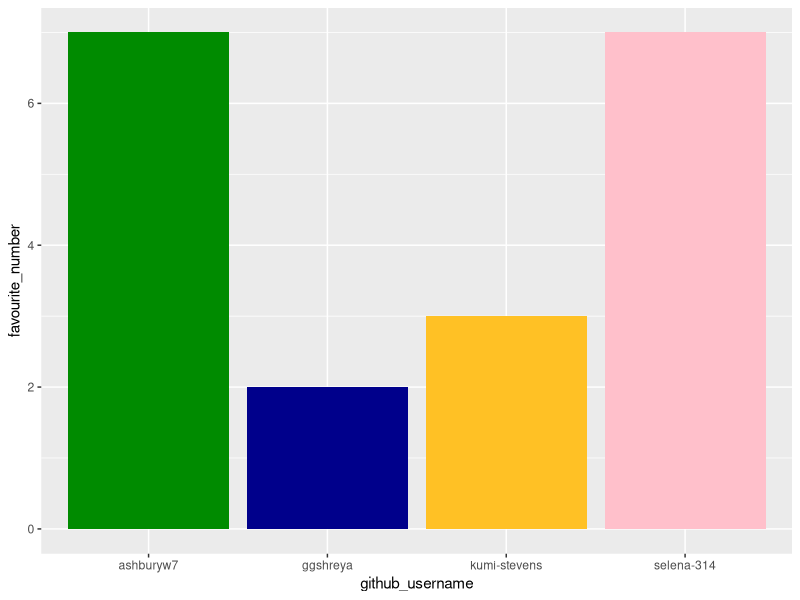
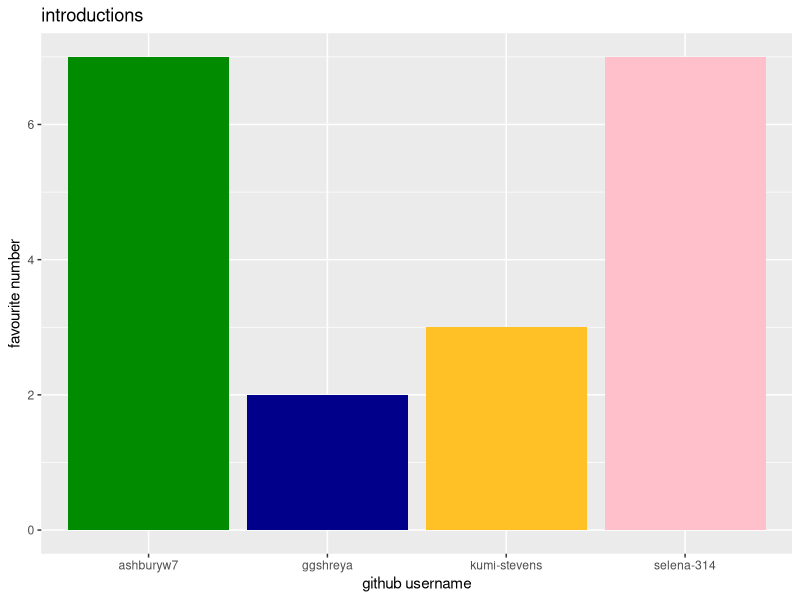
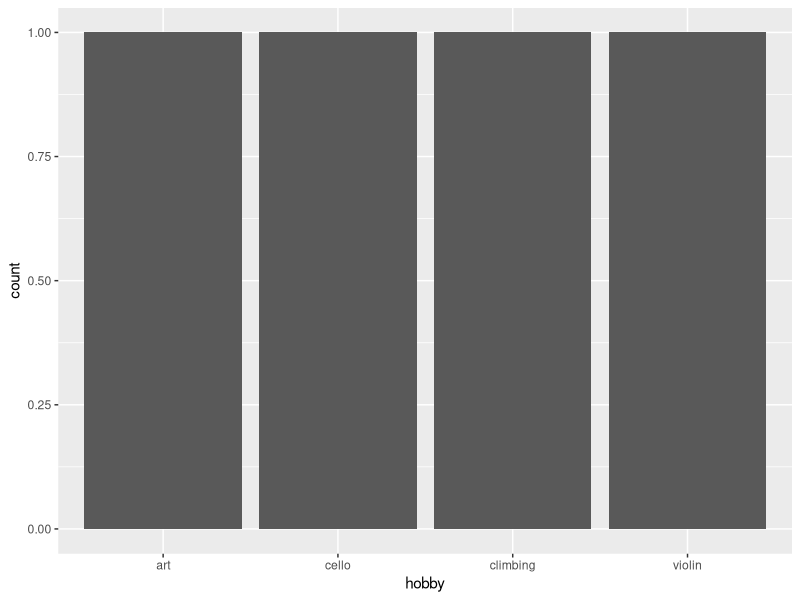

Generate these figures, in order, with R:
## ---- chunk 1
library(tidyverse) 
## ---- chunk 2
team_data <- tibble(
  name = c("Ash Warnes", "Kumi Stevens", "Selena Bobbica", 
           "Shreya"),
  github_username = c("ashburyw7", "kumi-stevens", "selena-314", 
                      "ggshreya"), 
  colour = c("green4", "goldenrod1", "pink", 
             "blue4"),
  hobby = c("art", "climbing", "violin", 
            "cello"),
  favourite_number = c(7, 3, 7, 2)
  )

team_data
## ---- chunk 3
p1 <- ggplot(data = team_data, 
             mapping = aes(x = github_username, 
                           y = favourite_number,
                           fill = colour), 
             ) +
   geom_col() +
   scale_fill_identity()
p1
## ---- chunk 4
p1 + labs(x = "github username", 
          y = "favourite number",
          title = "introductions")
## ---- chunk 5
p2 <- ggplot(team_data, aes(x = hobby)) +
  geom_bar()
p2
